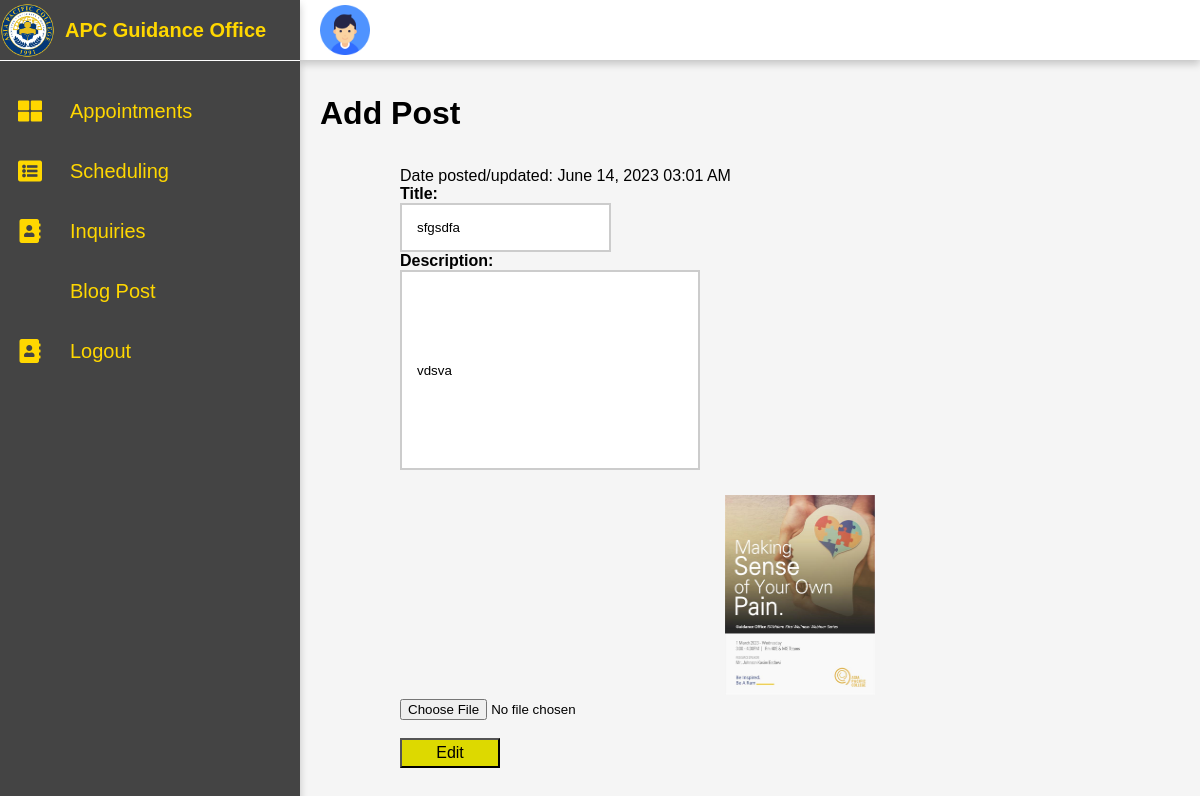
Screenshot of /components/guidanceBlogedit.php?id=3 (signed in) with the database file from the repository.
### tables this page shows
CREATE TABLE `blog` (
  `id` int(11) NOT NULL,
  `sbj` varchar(255) NOT NULL,
  `msg` text NOT NULL,
  `filename` varchar(255) NOT NULL,
  `dt` datetime NOT NULL
);

### components/guidanceBlogedit.php (the view, shortened to what this page needs)
<?php
require '../connect.php';
$id=$_GET['id'];
$query=mysqli_query($con,"SELECT * FROM blog where id = '$id'");
$row=mysqli_fetch_array($query);
$time = strtotime($row['dt']);
$newtime = date('F j, Y h:i A', $time);
?>
<!DOCTYPE html>
<html lang="en">
<head>
    <link rel="stylesheet" href="../css_files/guidance.css">
    <link rel="stylesheet" href="https://pro.fontawesome.com/releases/v5.10.0/css/all.css" />
</head>
<body>
<form method="POST" action="blogpedit.php?id=<?=$id?>" enctype="multipart/form-data">
   <?php require "compnavg.php";?>
        <div class="main">
        <?php require "comptopbarguidance.php";?>
    <div class="cards">
    <h1>Add Post</h1>
    </div>
    <div style="margin-left:100px">
        <p><label>Date posted/updated:</label>
        <?=$newtime?></p>
        <label><b>Title:</b><br></label>
        <input type="text" name="sbj" style="margin-left: 0px; padding: 15px; outline:  none; border: 2px solid #ccc; box-sizing: border-box;" value="<?=$row["sbj"]?>" required><br>
        <label><b>Description:</b><br></label>
        <input type="text" name="msg" style="width: 300px; height: 200px; padding: 15px; outline:  none; border: 2px solid #ccc; box-sizing: border-box;" value="<?=$row["msg"]?>"  required><br>
        <center><img src="../images/bimg/<?=$row['filename']?>"  alt="images/bimg/<?=$row['filename']?>" style="width:150px; height:200px; margin-top: 25px;"></center>
        <input type="file" name="uploadfile" id="uploadfile" value="" style="margin-left:0px;"><br><br>
        <input type="submit" value="Edit" style="width: 100px; height: 30px; background-color: #ddd900; color: black; font-size: 16px; cursor: pointer;">
    </div>
    </div>
    </form>
</body>
</html>

### css_files/guidance.css (style rules this page uses)
* { padding: 0; box-sizing: border-box; font-family: 'Poppins', sans-serif; }
body { overflow-x: hidden; }
.main { position: absolute; width: calc(100% - 300px); min-height: 100vh; left: 300px; background: #f5f5f5; }
.cards { margin-top: 60px; width: 100%; padding: 35px 20px; display: grid; grid-template-columns: repeat(4, 1fr); grid-gap: 20px; }
* { margin: 0; padding: 0; }

### rows the page displays
blog: dt "June 14, 2023 03:01 AM", sbj "sfgsdfa", msg "vdsva", filename (picture)
